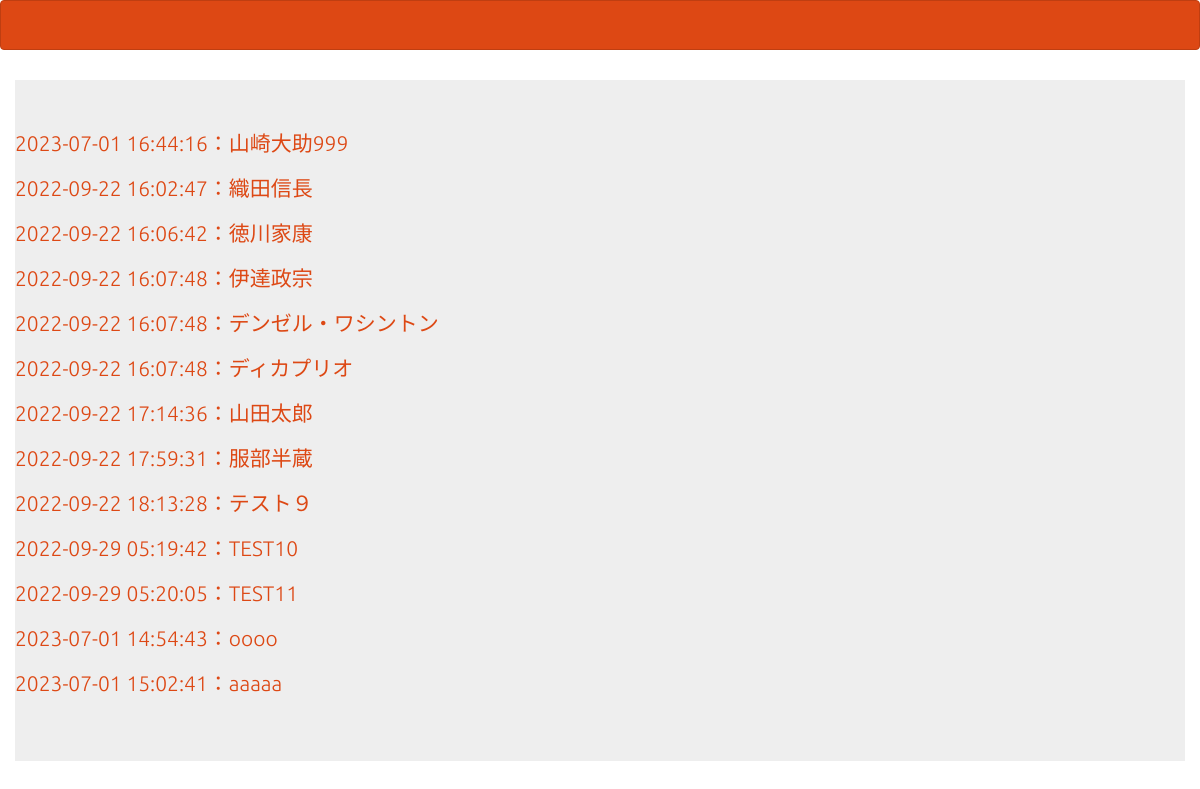
The app's page /20230814/index.php with its own data.
### tables this page shows
CREATE TABLE `gs_an_table` (
  `id` int(12) NOT NULL,
  `name` varchar(64) NOT NULL,
  `age` int(3) NOT NULL,
  `email` varchar(256) NOT NULL,
  `content` text DEFAULT NULL,
  `indate` datetime NOT NULL
);

### 20230814/index.php (called while the page is built)
<?php
require_once('model.php');
$pdo = db_connect();
$view = get_all_posts($pdo);
require_once('templates/list.php');
?>

### 20230814/model.php (the view, shortened to what this page needs)
<?php
function get_all_posts($pdo)
{
$stmt = $pdo->prepare('SELECT * FROM gs_an_table;');
$status = $stmt->execute();
$view = '';
if ($status === false) {
    $error = $stmt->errorInfo();
    exit('SQLError:' . print_r($error, true));
} else {
    while ($result = $stmt->fetch(PDO::FETCH_ASSOC)) {
        $view .= '<p>';
        $view .= '<a href="detail.php?id=' . $result['id'] . '">';
        $view .= $result['indate'] . '：' . $result['name'];
        $view .= '</a>';
        $view .= '</p>';
    }
    return $view;
}
}

### 20230814/templates/list.php (shortened to what this page needs)
<!DOCTYPE html>
<html lang="ja">
<head>
    <link rel="stylesheet" href="css/range.css">
    <link href="css/bootstrap.min.css" rel="stylesheet">
</head>
<body id="main">
    <header>
        <nav class="navbar navbar-default">
            <div class="container-fluid">
                <div class="navbar-header">
                </div>
            </div>
        </nav>
    </header>
    <div>
        <div class="container jumbotron">
            <?= $view ?>
        </div>
    </div>
</body>
</html>

### 20230814/templates/list.php (style rules this page uses)
div { padding: 10px; font-size: 16px; }

### records on screen
gs_an_table: value "2023-07-01 16:44:16：山崎大助999"
gs_an_table: value "2022-09-22 16:02:47：織田信長"
gs_an_table: value "2022-09-22 16:06:42：徳川家康"
gs_an_table: value "2022-09-22 16:07:48：伊達政宗"
gs_an_table: value "2022-09-22 16:07:48：デンゼル・ワシントン"
gs_an_table: value "2022-09-22 16:07:48：ディカプリオ"
gs_an_table: value "2022-09-22 17:14:36：山田太郎"
gs_an_table: value "2022-09-22 17:59:31：服部半蔵"
gs_an_table: value "2022-09-22 18:13:28：テスト９"
gs_an_table: value "2022-09-29 05:19:42：TEST10"
gs_an_table: value "2022-09-29 05:20:05：TEST11"
gs_an_table: value "2023-07-01 14:54:43：oooo"
gs_an_table: value "2023-07-01 15:02:41：aaaaa"
